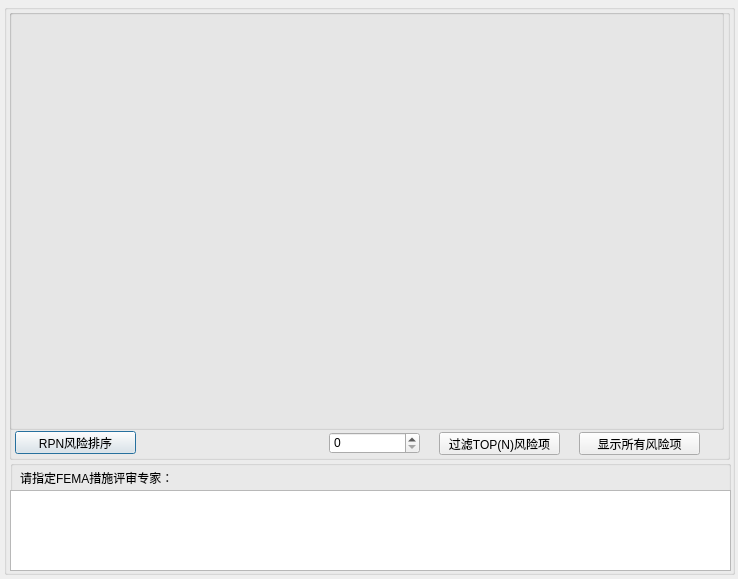
<?xml version="1.0" encoding="UTF-8"?>
<ui version="4.0">
 <class>StepJudge</class>
 <widget class="QDialog" name="StepJudge">
  <property name="geometry">
   <rect>
    <x>0</x>
    <y>0</y>
    <width>738</width>
    <height>579</height>
   </rect>
  </property>
  <property name="windowTitle">
   <string>Dialog</string>
  </property>
  <property name="windowIcon">
   <iconset resource="../qrc/Top.qrc">
    <normaloff>:/new/wl/Logo_ico.png</normaloff>:/new/wl/Logo_ico.png</iconset>
  </property>
  <widget class="QGroupBox" name="groupBox">
   <property name="geometry">
    <rect>
     <x>4</x>
     <y>4</y>
     <width>731</width>
     <height>571</height>
    </rect>
   </property>
   <property name="title">
    <string/>
   </property>
   <widget class="QGroupBox" name="groupBox_10">
    <property name="geometry">
     <rect>
      <x>5</x>
      <y>5</y>
      <width>721</width>
      <height>451</height>
     </rect>
    </property>
    <property name="title">
     <string/>
    </property>
    <widget class="QGroupBox" name="groupBoxDate">
     <property name="geometry">
      <rect>
       <x>0</x>
       <y>0</y>
       <width>715</width>
       <height>421</height>
      </rect>
     </property>
     <property name="title">
      <string/>
     </property>
    </widget>
    <widget class="QPushButton" name="pBtnRPNSort">
     <property name="geometry">
      <rect>
       <x>6</x>
       <y>422</y>
       <width>121</width>
       <height>23</height>
      </rect>
     </property>
     <property name="text">
      <string>RPN风险排序</string>
     </property>
    </widget>
    <widget class="QSpinBox" name="spinBox">
     <property name="geometry">
      <rect>
       <x>320</x>
       <y>423</y>
       <width>91</width>
       <height>22</height>
      </rect>
     </property>
    </widget>
    <widget class="QPushButton" name="pBtnFilterTOPRisk">
     <property name="geometry">
      <rect>
       <x>430</x>
       <y>423</y>
       <width>121</width>
       <height>23</height>
      </rect>
     </property>
     <property name="text">
      <string>过滤TOP(N)风险项</string>
     </property>
    </widget>
    <widget class="QPushButton" name="pBtnShowAll">
     <property name="geometry">
      <rect>
       <x>570</x>
       <y>423</y>
       <width>121</width>
       <height>23</height>
      </rect>
     </property>
     <property name="text">
      <string>显示所有风险项</string>
     </property>
    </widget>
   </widget>
   <widget class="QGroupBox" name="groupBox_11">
    <property name="geometry">
     <rect>
      <x>6</x>
      <y>456</y>
      <width>721</width>
      <height>111</height>
     </rect>
    </property>
    <property name="title">
     <string/>
    </property>
    <widget class="QLabel" name="label_7">
     <property name="geometry">
      <rect>
       <x>10</x>
       <y>10</y>
       <width>161</width>
       <height>16</height>
      </rect>
     </property>
     <property name="text">
      <string>请指定FEMA措施评审专家：</string>
     </property>
    </widget>
    <widget class="QTextEdit" name="textEditFEAMExpert">
     <property name="geometry">
      <rect>
       <x>0</x>
       <y>30</y>
       <width>721</width>
       <height>81</height>
      </rect>
     </property>
    </widget>
   </widget>
  </widget>
 </widget>
 <resources>
  <include location="../qrc/Top.qrc"/>
 </resources>
 <connections/>
</ui>
